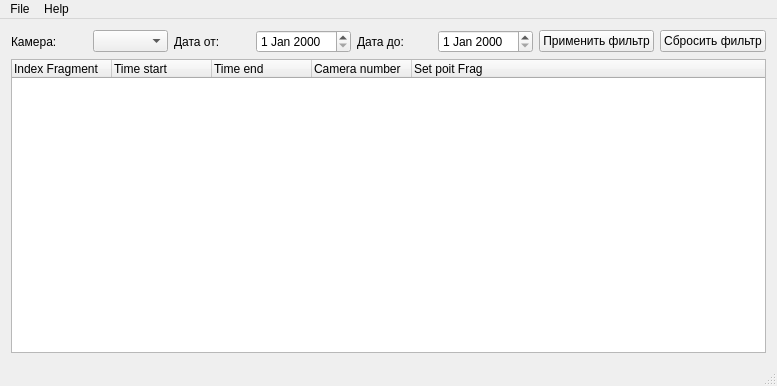
<?xml version="1.0" encoding="UTF-8"?>
<ui version="4.0">
 <class>MainWindowClass</class>
 <widget class="QMainWindow" name="MainWindowClass">
  <property name="geometry">
   <rect>
    <x>0</x>
    <y>0</y>
    <width>777</width>
    <height>386</height>
   </rect>
  </property>
  <property name="sizePolicy">
   <sizepolicy hsizetype="Expanding" vsizetype="Expanding">
    <horstretch>0</horstretch>
    <verstretch>0</verstretch>
   </sizepolicy>
  </property>
  <property name="windowTitle">
   <string>MainWindow</string>
  </property>
  <widget class="QWidget" name="centralWidget">
   <property name="enabled">
    <bool>true</bool>
   </property>
   <property name="sizePolicy">
    <sizepolicy hsizetype="Expanding" vsizetype="Expanding">
     <horstretch>0</horstretch>
     <verstretch>0</verstretch>
    </sizepolicy>
   </property>
   <layout class="QVBoxLayout" name="verticalLayout">
    <item>
     <layout class="QHBoxLayout" name="horizontalLayout">
      <item>
       <widget class="QLabel" name="label">
        <property name="text">
         <string>Камера:</string>
        </property>
       </widget>
      </item>
      <item>
       <widget class="QComboBox" name="cbCameras"/>
      </item>
      <item>
       <widget class="QLabel" name="label_2">
        <property name="text">
         <string>Дата от:</string>
        </property>
       </widget>
      </item>
      <item>
       <widget class="QDateEdit" name="dateFrom"/>
      </item>
      <item>
       <widget class="QLabel" name="label_3">
        <property name="text">
         <string>Дата до:</string>
        </property>
       </widget>
      </item>
      <item>
       <widget class="QDateEdit" name="dateTo"/>
      </item>
      <item>
       <widget class="QPushButton" name="btnApplyFilter">
        <property name="text">
         <string>Применить фильтр</string>
        </property>
       </widget>
      </item>
      <item>
       <widget class="QPushButton" name="btnResetFilter">
        <property name="text">
         <string>Сбросить фильтр</string>
        </property>
       </widget>
      </item>
     </layout>
    </item>
    <item>
     <widget class="QTreeWidget" name="treeWidget">
      <column>
       <property name="text">
        <string notr="true">Index Fragment</string>
       </property>
      </column>
      <column>
       <property name="text">
        <string>Time start</string>
       </property>
      </column>
      <column>
       <property name="text">
        <string>Time end</string>
       </property>
      </column>
      <column>
       <property name="text">
        <string>Camera number</string>
       </property>
      </column>
      <column>
       <property name="text">
        <string>Set poit Frag</string>
       </property>
      </column>
     </widget>
    </item>
   </layout>
  </widget>
  <widget class="QMenuBar" name="menuBar">
   <property name="geometry">
    <rect>
     <x>0</x>
     <y>0</y>
     <width>777</width>
     <height>22</height>
    </rect>
   </property>
   <widget class="QMenu" name="menuFile">
    <property name="title">
     <string>File</string>
    </property>
    <addaction name="actionOpen"/>
   </widget>
   <widget class="QMenu" name="menuHelp">
    <property name="title">
     <string>Help</string>
    </property>
    <addaction name="actionAbout"/>
   </widget>
   <addaction name="menuFile"/>
   <addaction name="menuHelp"/>
  </widget>
  <widget class="QStatusBar" name="statusBar"/>
  <action name="actionOpen">
   <property name="text">
    <string>Open</string>
   </property>
  </action>
  <action name="actionAbout">
   <property name="text">
    <string>About</string>
   </property>
  </action>
 </widget>
 <layoutdefault spacing="6" margin="11"/>
 <resources>
  <include location="../resources/MainWindow.qrc"/>
 </resources>
 <connections/>
</ui>
